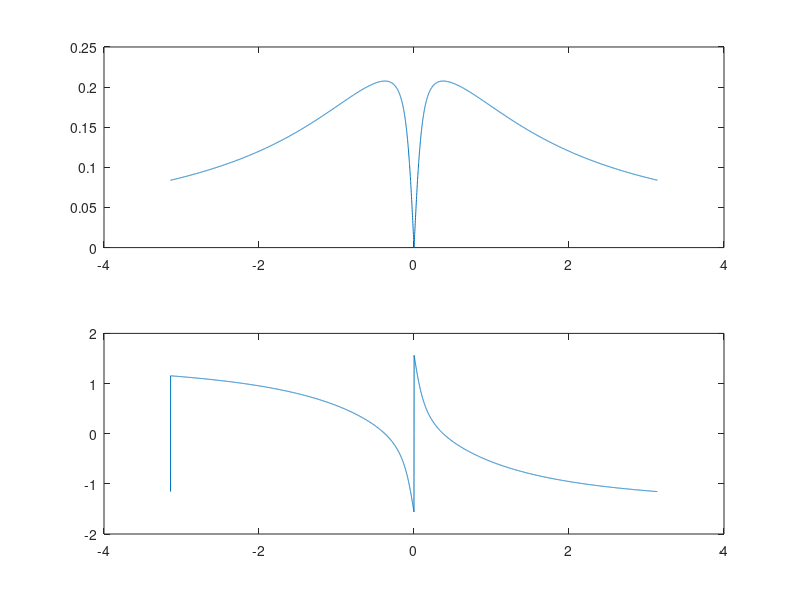
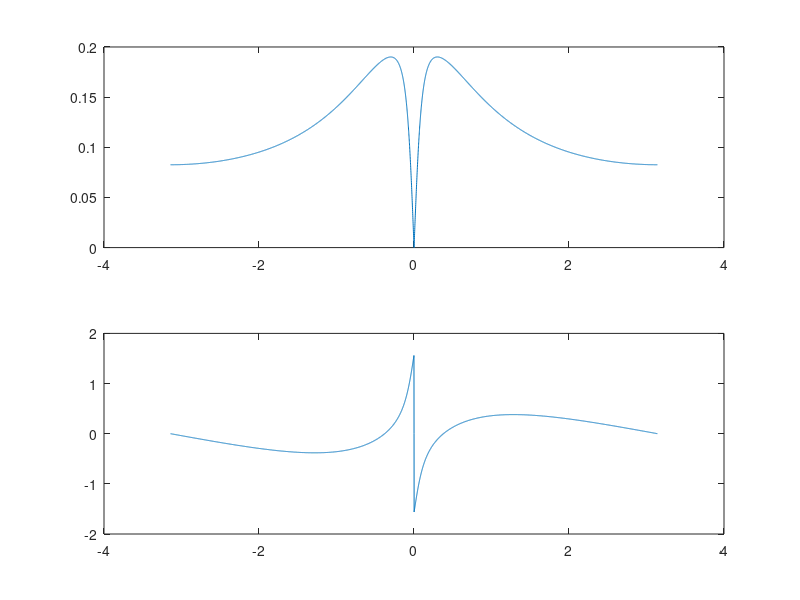
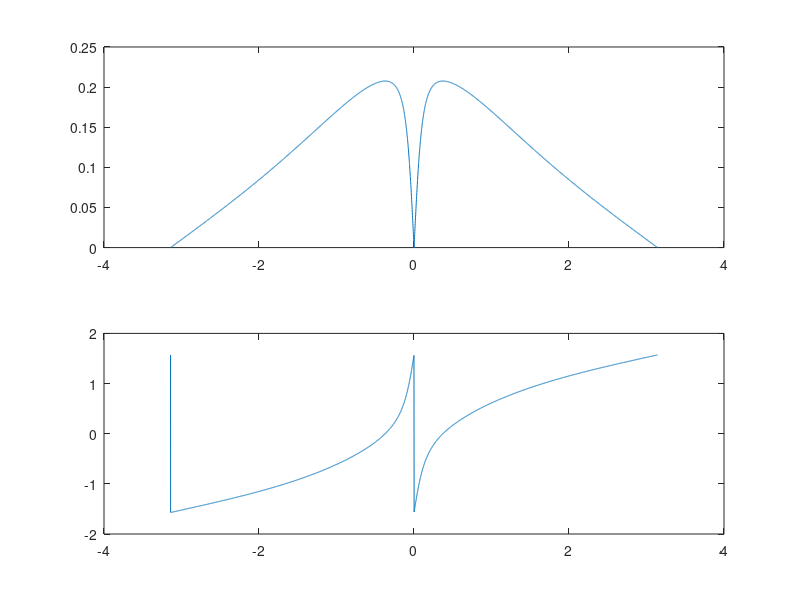

Source code (MATLAB) for these figures, in order:
%Inicializamos
Fm=1000;
T=1/Fm;
w = 0:T:2*pi-T;
r = 1;
z = r*exp(j*w);
f=-pi:T:pi-T;

#%---VER!!!
%Transformada de Laplace
Ts = 1/1000;%Esto es por la propiedad de que al disminuir la freq de muestreo en tiempo aumenta la definicion frecuencial
w2= 0:Ts:2*pi-Ts;
z2 = r*exp(j*w2);
s = log(z2)/Ts;
%s = [s zeros(1,10000)];
f2=-pi:Ts:pi-Ts;

h = (12500*s) ./ (44*s.^2 + 60225*s + 625*10^4);
h_f = [h(floor(length(h)/2)+1:length(h)) h(1:floor(length(h)/2))];
figure(1);
subplot(2,1,1);
plot(f2,abs(h_f));
subplot(2,1,2);
plot(f2,angle(h_f));

%Sacamos el valor de la frecuencia de corte a partir de buscar en el vector h
%Transformo las magnitudes a decibeles para poder hacer una comparacion correcta
val_max = 20*log10(max(abs(h)));
freq_corte = 0;
for i = 1:length(h)
	if(20*log10(abs(h(i))) <= (val_max - 20*log10(3)) )
		freq_corte = i;
		break;
	endif
endfor
disp("Frecuencia de corte");
disp(freq_corte);



%Transformada de Euler

s1 = (1-z)./T;
h1 = (12500*s1) ./ (44*s1.^2 + 60225*s1 + 625*10^4);
h1_f = [h1(floor(length(h1)/2)+1:length(h1)) h1(1:floor(length(h1)/2))];

figure(2);
subplot(2,1,1);
plot(f,abs(h1_f));
subplot(2,1,2);
plot(f,angle(h1_f));
%freqz_plot(w,h1);

%Transformada Bilineal

s2 = (2/T) * (1-z)./(z+1);
h2 = (12500*s2) ./ (44*s2.^2 + 60225*s2 + 625*10^4);  

h2_f = [h2(floor(length(h2)/2)+1:length(h2)) h2(1:floor(length(h2)/2))];

figure(3);
subplot(2,1,1);
plot(f,abs(h2_f));
subplot(2,1,2);
plot(f,angle(h2_f));
%freqz_plot(w,h2);
